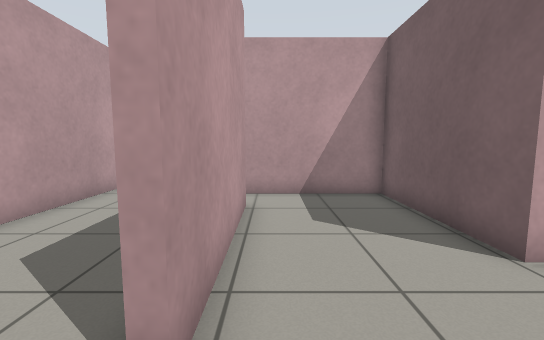
view 1 (above)

16 first-person views from a walk through a Gazebo world. The camera is 0.87 m above the floor, tilts 6° down and sees 90° across. The floor is counted in squares, 0.5 m on a side. Each view is taken from the middle of a square. On the plan, view 1 faces up. The plan holds only what a view shows up to about 15 squares ahead; the rest is blank.

view 2
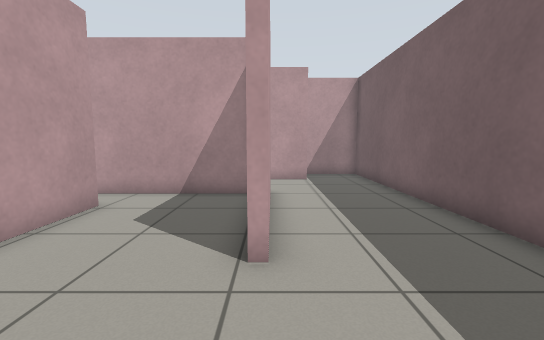

view 3
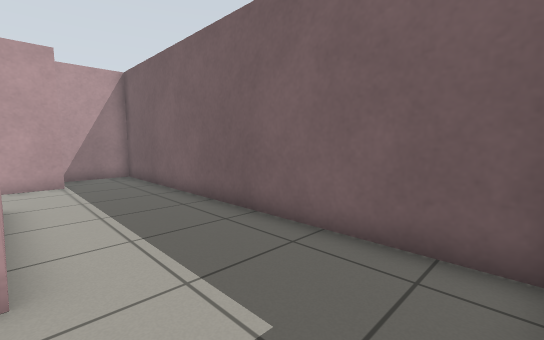

view 4
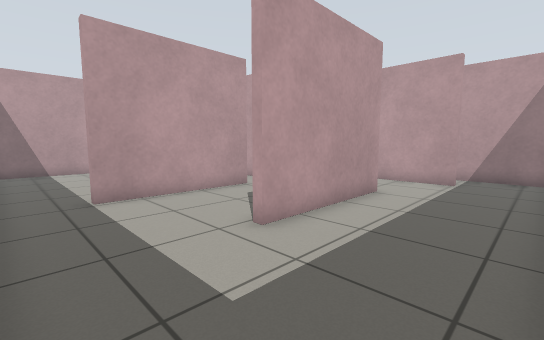

view 5
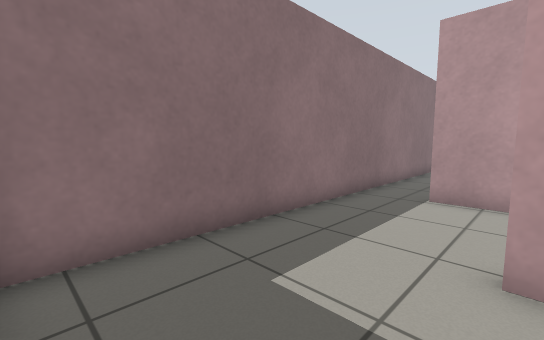

view 6
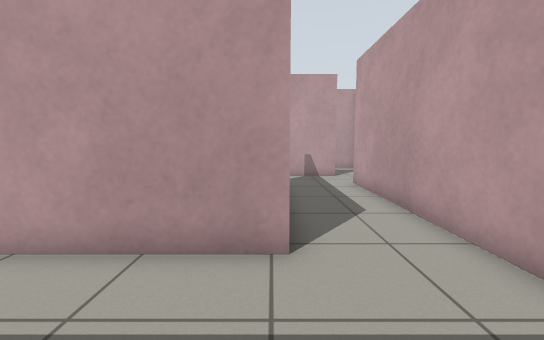

view 7
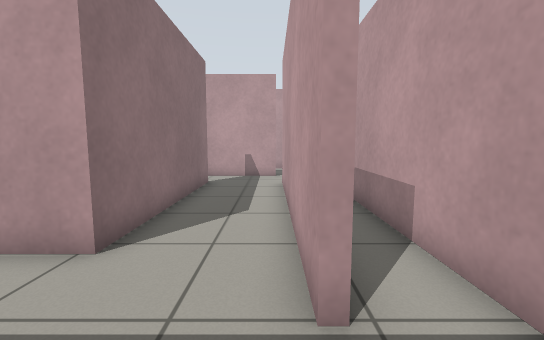

view 8
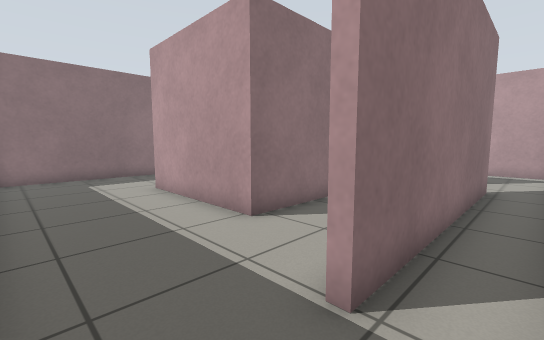

view 9
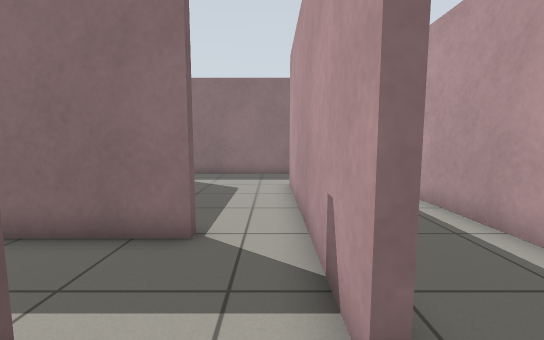

view 10
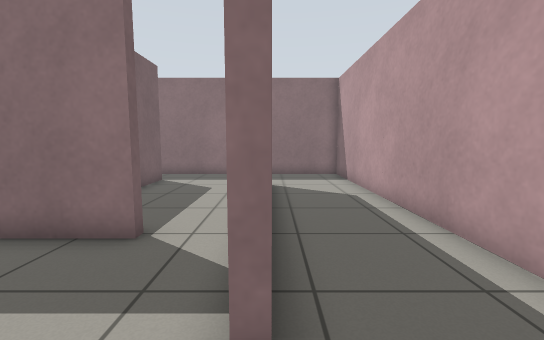

view 11
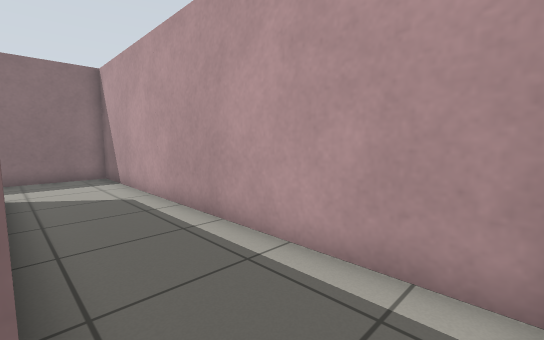

view 12
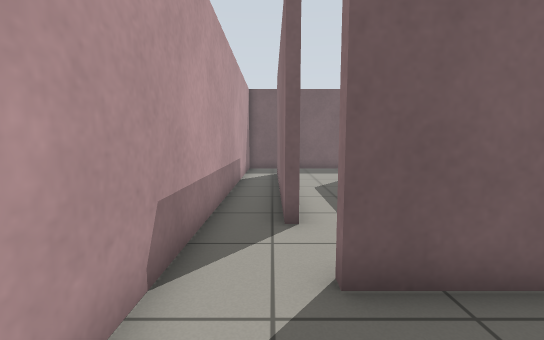

view 13
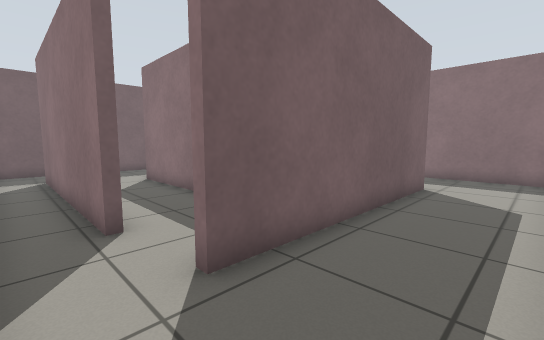

view 14
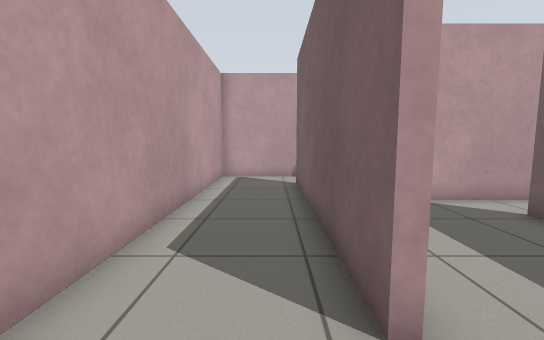

view 15
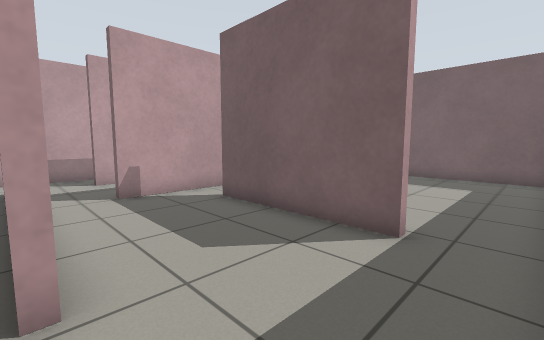

view 16
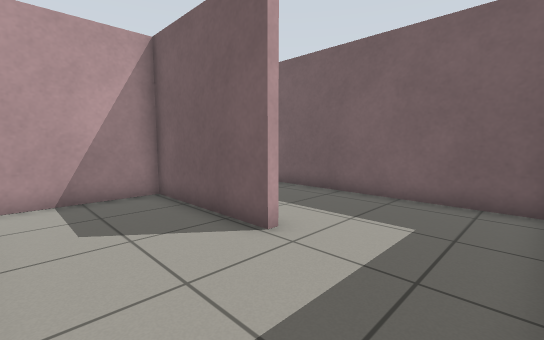

### Floor plan
Points are (right, up) in squares from view 1. A wall is a line through its corners. A room is listed if a view was taken in it or the views show most of it. See-through windows are left out.
Room 1 (views 1, 2, 3, 4, 5, 6, 7, 8, 9, 16)
walls: (3.7, 3.7) (3.7, 9) (-0.5, 9); (-0.7, 7.2) (-0.7, 1.7); (5.6, 12.4) (-3.5, 12.4); (-3.4, 9.3) (4, 9.3) (4, 3.7); (-0.6, -0.4) (8.1, -0.4); (-3.5, 12.7) (5.6, 12.7); (8.5, -0.1) (8.5, 14.4) (-5.5, 14.4); (-5.7, 12.2) (-5.7, 9.5)
ways out: opening at (-6, 13.5) to room 2; opening at (-4.5, 9) to room 2; opening at (-1, 0.5) to room 2; opening at (-1, 8) to room 2
Room 2 (views 10, 11, 12, 13, 14, 15)
walls: (-6, 3.1) (-6, 12.2); (-5.7, 9.5) (-5.7, 3.4); (-0.5, 9) (-3.4, 9) (-3.4, 9.3); (-0.7, 1.7) (-1, 1.7) (-1, 7.2); (-5.5, 14.4) (-9.5, 14.4) (-9.5, -0.4) (-0.6, -0.4)
ways out: opening at (-6, 13.5) to room 1; opening at (-4.5, 9) to room 1; opening at (-1, 0.5) to room 1; opening at (-1, 8) to room 1

Positions as (right, up) in squares from view 1, and headings:
1: (0, 0), facing up
2: (4, 0), facing up
3: (4, 0), facing up-right
4: (8, 0), facing up-left
5: (8, 4), facing down-left
6: (8, 9), facing left
7: (8, 12), facing left
8: (8, 14), facing down-left
9: (-5, 14), facing down
10: (-6, 14), facing down
11: (-6, 14), facing down-left
12: (-9, 13), facing right
13: (-9, 14), facing down-right
14: (-7, 1), facing up
15: (-6, 0), facing up-right
16: (0, 0), facing up-right
